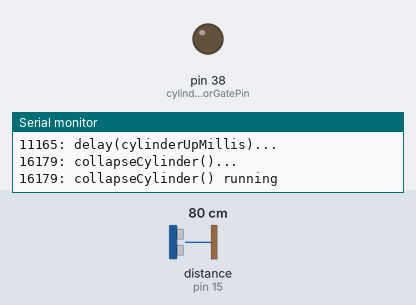
Bench run of a sketch on a simulated Arduino Mega 2560, built with avr-gcc and run on an emulated ATmega2560. Shown: output pins drawn as LEDs (lit = HIGH), the last lines printed to the serial monitor. Wiring (inferred from the names in the program): ultrasonic range finder: trigger pin 14; echo pin 15. The inputs (shaded band) are chosen by the test bench; at power-on: distance to the obstacle (sensor on pin 15) 80 cm. The echo pulse lasts 58.3 µs per cm; pins used as bus, display or sensor lines are not drawn.

Above: at 17.5 s.
17.6 s: distance to the obstacle (sensor on pin 15) set to 25 cm
At 18.4 s:
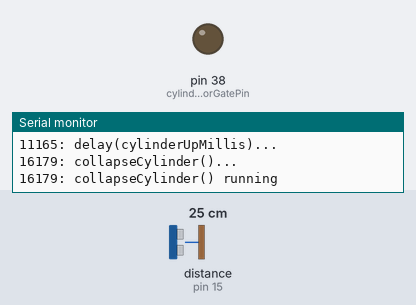
28.4 s: distance to the obstacle (sensor on pin 15) set to 30 cm
At 35.1 s:
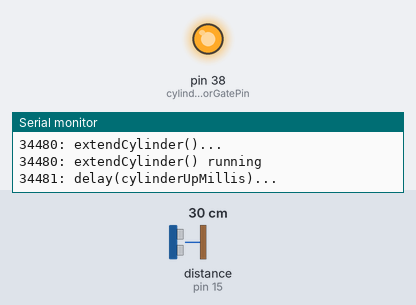
Timing chart, 0 to 36.6 s (numbered marks = the images above; inputs shaded):
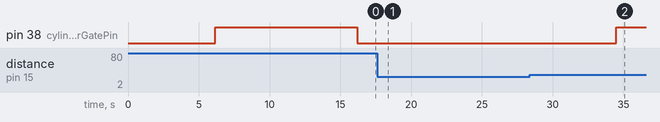

The sketch:

TallBoy.ino
```cpp
/*
 * Hardware setup:
 *
 *
 */

// establish pin constants
long ConsoleBps = 19200;
const int sensorTrigPin = 14;             // sensorTrigPin tells distance sensor to start/stop a reading
const int sensorEchoPin = 15;             // sensorEchoPin is where distance sensor provides feedback
const int cylinderTransistorGatePin = 38; // cylinderTransistorGatePin will flip the transistor to power the pneumatic solenoid valve's 12v power
const int minTriggerDistance = 10;        // minimum distance, inches,  object must be away in order to trigger
const int maxTriggerDistance = 72;        // maximum distance, inches, object must be away in order to trigger
const int cylinderUpMillis = 10000;         // cylinderUpMillis is number of millis to hold creature up
const int resetMillis = 5000;              // resetMillis is number of millis to delay before ready to run again
const int requiredHitCount = 2;           // number of matching hits from distance sensor to trigger rise
const int soundTriggerPin = 18;           // soundTriggerPin is the pin # linked to the sound card, bringing it LOW turns on sound

// establish variables for ultrasonic distance sensor
long duration, inches, countOfHits, counter;

boolean serialOn = true; //sometimes writing to Serial hangs board, so this flag turns off writing to Serial in log()

void setup() {
  // initialize serial communication bits per second:
  Serial.begin(ConsoleBps);

  log("Setting output on cylinderTransistorGatePin ()");
  pinMode(cylinderTransistorGatePin, OUTPUT);

  // ensure lid and floor lifters are down/lowered - power off transistor (and thus solenoid)
  digitalWrite(cylinderTransistorGatePin, LOW);
  log("cylinderTransistorGatePin set to LOW voltage - ensuring lid is down/lowered");

 //setup sensor pins
  pinMode(sensorTrigPin, OUTPUT);
  log("Sensor Trig pin set to output");
  pinMode(sensorEchoPin, INPUT);
  log("Sensor Echo pin set to input");

  // setup sound pin and ensure sound is off to start
  pinMode(soundTriggerPin, OUTPUT);
  digitalWrite(soundTriggerPin, HIGH);


  log("Finished setup()...");
}

void loop() {
  normalLogic();
}

void normalLogic() {
  counter++;
  countOfHits = 0;
  inches = getSensorDistance();
  log("Run 1: " + String(inches) + "in");
  if(inches > minTriggerDistance && inches < maxTriggerDistance) {
      countOfHits = countOfHits+1;
  }
  delay(1);
  if(countOfHits < requiredHitCount )
  {
    inches = getSensorDistance();
    log("Run 2: " + String(inches) + "in");
    if(inches > minTriggerDistance && inches < maxTriggerDistance) {
      countOfHits = countOfHits+1;
    }
   }
  delay(1);
  if(countOfHits < requiredHitCount )
  {
    inches = getSensorDistance();
    log("Run 3: " + String(inches) + "in");
    if(inches > minTriggerDistance && inches < maxTriggerDistance) {
      countOfHits = countOfHits+1;
    }
  }

  // print out distance to console
  log("Count of hits: " + String(countOfHits));

//   delay(2000);

 if(countOfHits >= requiredHitCount )
 {
   //raise body by triggering transistor (which powers solenoid)
   log("turnSoundOn()...");
   turnSoundOn();
   log("delay()...");
   delay(6000);
   log("extendCylinder()...");
   extendCylinder();
   log("delay(cylinderUpMillis)...");
   delay(5000);
   log("turnSoundOff()...");
   turnSoundOff();
   log("delay(cylinderUpMillis)...");
   delay(5000);
   log("collapseCylinder()...");
   collapseCylinder();

   delay(resetMillis);
 }
}


long getSensorDistance()
{
  // The sensor is triggered by a HIGH pulse of 10 or more microseconds.
  // Give a short LOW pulse beforehand to ensure a clean HIGH pulse:
  digitalWrite(sensorTrigPin, LOW);
  delayMicroseconds(2);
  digitalWrite(sensorTrigPin, HIGH);
  delayMicroseconds(10);
  digitalWrite(sensorTrigPin, LOW);

  // Read the signal from the sensor: a HIGH pulse whose
  // duration is the time (in microseconds) from the sending
  // of the ping to the reception of its echo off of an object.
  duration = pulseIn(sensorEchoPin, HIGH);

  // convert the time into a distance
  return microsecondsToInches(duration);
}

long microsecondsToInches(long microseconds)
{
// According to Parallax's datasheet for the PING))), there are
// 73.746 microseconds per inch (i.e. sound travels at 1130 feet per
// second). This gives the distance travelled by the ping, outbound
// and return, so we divide by 2 to get the distance of the obstacle.
// See: http://www.parallax.com/dl/docs/prod/acc/28015-PING-v1.3.pdf
return microseconds / 74 / 2;
}

void turnSoundOn()
{
   log("turnSoundOn() running");
   //turn on sound - should play only once
   digitalWrite(soundTriggerPin, HIGH); //force HIGH just to be sure it is off before turning on
   delay(10);                           //slight delay to allow board to register the HIGH state
   digitalWrite(soundTriggerPin, LOW);  //trigger the sound
}

void turnSoundOff()
{
   log("turnSoundOff() running");
   digitalWrite(soundTriggerPin, HIGH); //turn off sound
}

void extendCylinder()
{
     log("extendCylinder() running");
   digitalWrite(cylinderTransistorGatePin, HIGH);     // powers transistor and an LED so we can see it happen
}

void collapseCylinder()
{
     log("collapseCylinder() running");
   digitalWrite(cylinderTransistorGatePin, LOW);     // powers transistor and an LED so we can see it happen
}

void log(String logLine)
{
  if(serialOn) Serial.println(String(millis()) + ": " + logLine);
}
```

Measured:
- the behaviour switches between 27 and 28 cm on distance to the obstacle (sensor on pin 15) (found by bisection; images 1 and 2)
- after the input at 17.6 s, pin 38 (cylinderTransistorGatePin): stays LOW (without the input it goes to HIGH after 9.6 s)
- after the input at 28.4 s, pin 38 (cylinderTransistorGatePin): LOW → HIGH after 6.1 s
